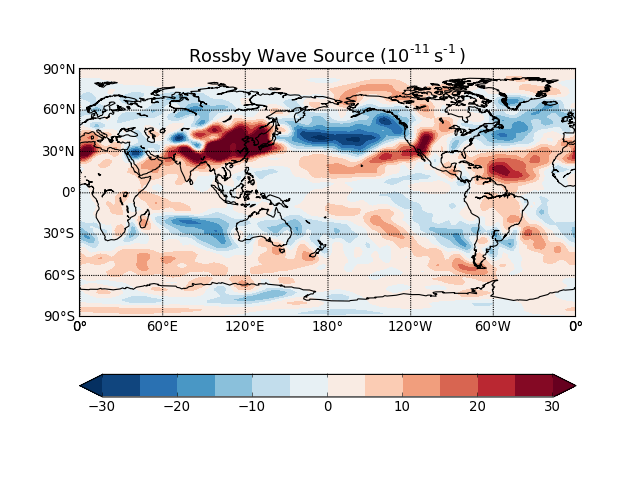

Python code for this plot:
"""Compute Rossby wave source from the long-term mean flow.

This example uses the standard interface.

"""
import numpy as np
import matplotlib as mpl
mpl.rcParams['mathtext.default'] = 'regular'
import matplotlib.pyplot as plt
from mpl_toolkits.basemap import Basemap, addcyclic
from netCDF4 import Dataset

from windspharm.standard import VectorWind
from windspharm.tools import prep_data, recover_data, order_latdim
from windspharm.examples import example_data_path


# Read zonal and meridional wind components from file using the cdms2 module
# from CDAT. The components are defined on pressure levels and are in separate
# files.
ncu = Dataset(example_data_path('uwnd_mean.nc'), 'r')
uwnd = ncu.variables['uwnd'][:]
lons = ncu.variables['longitude'][:]
lats = ncu.variables['latitude'][:]
ncu.close()
ncv = Dataset(example_data_path('vwnd_mean.nc'), 'r')
vwnd = ncv.variables['vwnd'][:]
ncv.close()

# The standard interface requires that latitude and longitude be the leading
# dimensions of the input wind components, and that wind components must be
# either 2D or 3D arrays. The data read in is 3D and has latitude and
# longitude as the last dimensions. The bundled tools can make the process of
# re-shaping the data a lot easier to manage.
uwnd, uwnd_info = prep_data(uwnd, 'tyx')
vwnd, vwnd_info = prep_data(vwnd, 'tyx')

# It is also required that the latitude dimension is north-to-south. Again the
# bundled tools make this easy.
lats, uwnd, vwnd = order_latdim(lats, uwnd, vwnd)

# Create a VectorWind instance to handle the computations.
w = VectorWind(uwnd, vwnd)

# Compute components of rossby wave source: absolute vorticity, divergence,
# irrotational (divergent) wind components, gradients of absolute vorticity.
eta = w.absolutevorticity()
div = w.divergence()
uchi, vchi = w.irrotationalcomponent()
etax, etay = w.gradient(eta)

# Combine the components to form the Rossby wave source term. Re-shape the
# Rossby wave source array to the 4D shape of the wind components as they were
# read off files.
S = -eta * div - uchi * etax + vchi * etay
S = recover_data(S, uwnd_info)

# Pick out the field for December and add a cyclic point (the cyclic point is
# for plotting purposes).
S_dec, lons_c = addcyclic(S[11], lons)

# Plot Rossby wave source.
m = Basemap(projection='cyl', resolution='c', llcrnrlon=0, llcrnrlat=-90,
            urcrnrlon=360.01, urcrnrlat=90)
x, y = m(*np.meshgrid(lons_c, lats))
clevs = [-30, -25, -20, -15, -10, -5, 0, 5, 10, 15, 20, 25, 30]
m.contourf(x, y, S_dec*1e11, clevs, cmap=plt.cm.RdBu_r,
           extend='both')
m.drawcoastlines()
m.drawparallels((-90, -60, -30, 0, 30, 60, 90), labels=[1,0,0,0])
m.drawmeridians((0, 60, 120, 180, 240, 300, 360), labels=[0,0,0,1])
plt.colorbar(orientation='horizontal')
plt.title('Rossby Wave Source ($10^{-11}$s$^{-1}$)', fontsize=16)
plt.show()
